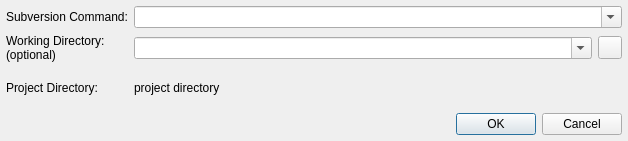
<?xml version="1.0" encoding="UTF-8"?>
<ui version="4.0">
 <class>SvnCommandDialog</class>
 <widget class="QDialog" name="SvnCommandDialog">
  <property name="geometry">
   <rect>
    <x>0</x>
    <y>0</y>
    <width>628</width>
    <height>141</height>
   </rect>
  </property>
  <property name="windowTitle">
   <string>Subversion Command</string>
  </property>
  <layout class="QVBoxLayout">
   <item>
    <layout class="QGridLayout">
     <item row="0" column="0">
      <widget class="QLabel" name="textLabel1">
       <property name="toolTip">
        <string/>
       </property>
       <property name="text">
        <string>Subversion Command:</string>
       </property>
      </widget>
     </item>
     <item row="0" column="1" colspan="2">
      <widget class="QComboBox" name="commandCombo">
       <property name="sizePolicy">
        <sizepolicy hsizetype="Expanding" vsizetype="Fixed">
         <horstretch>0</horstretch>
         <verstretch>0</verstretch>
        </sizepolicy>
       </property>
       <property name="toolTip">
        <string>Enter the Subversion command to be executed with all necessary parameters</string>
       </property>
       <property name="whatsThis">
        <string>&lt;b&gt;Subversion Command&lt;/b&gt;
&lt;p&gt;Enter the Subversion command to be executed including all necessary 
parameters. If a parameter of the commandline includes a space you have to 
surround this parameter by single or double quotes. Do not include the name 
of the subversion client executable (i.e. svn).&lt;/p&gt;</string>
       </property>
       <property name="editable">
        <bool>true</bool>
       </property>
       <property name="insertPolicy">
        <enum>QComboBox::InsertAtTop</enum>
       </property>
       <property name="duplicatesEnabled">
        <bool>false</bool>
       </property>
      </widget>
     </item>
     <item row="1" column="1">
      <widget class="QComboBox" name="workdirCombo">
       <property name="sizePolicy">
        <sizepolicy hsizetype="Expanding" vsizetype="Fixed">
         <horstretch>0</horstretch>
         <verstretch>0</verstretch>
        </sizepolicy>
       </property>
       <property name="toolTip">
        <string>Enter the working directory for the Subversion command</string>
       </property>
       <property name="whatsThis">
        <string>&lt;b&gt;Working directory&lt;/b&gt;
&lt;p&gt;Enter the working directory for the Subversion command.
This is an optional entry. The button to the right will open a 
directory selection dialog.&lt;/p&gt;</string>
       </property>
       <property name="editable">
        <bool>true</bool>
       </property>
       <property name="insertPolicy">
        <enum>QComboBox::InsertAtTop</enum>
       </property>
       <property name="duplicatesEnabled">
        <bool>false</bool>
       </property>
      </widget>
     </item>
     <item row="1" column="0">
      <widget class="QLabel" name="textLabel2">
       <property name="text">
        <string>Working Directory:&lt;br&gt;(optional)</string>
       </property>
      </widget>
     </item>
     <item row="2" column="0">
      <widget class="QLabel" name="textLabel3">
       <property name="sizePolicy">
        <sizepolicy hsizetype="Minimum" vsizetype="Preferred">
         <horstretch>0</horstretch>
         <verstretch>0</verstretch>
        </sizepolicy>
       </property>
       <property name="text">
        <string>Project Directory:</string>
       </property>
      </widget>
     </item>
     <item row="2" column="1" colspan="2">
      <widget class="QLabel" name="projectDirLabel">
       <property name="sizePolicy">
        <sizepolicy hsizetype="Expanding" vsizetype="Preferred">
         <horstretch>0</horstretch>
         <verstretch>0</verstretch>
        </sizepolicy>
       </property>
       <property name="toolTip">
        <string>This shows the root directory of the current project.</string>
       </property>
       <property name="text">
        <string>project directory</string>
       </property>
      </widget>
     </item>
     <item row="1" column="2">
      <widget class="QToolButton" name="dirButton">
       <property name="toolTip">
        <string>Select the working directory via a directory selection dialog</string>
       </property>
       <property name="whatsThis">
        <string>&lt;b&gt;Working directory&lt;/b&gt;
&lt;p&gt;Select the working directory for the Subversion command via a directory selection dialog.&lt;/p&gt;</string>
       </property>
      </widget>
     </item>
    </layout>
   </item>
   <item>
    <widget class="QDialogButtonBox" name="buttonBox">
     <property name="orientation">
      <enum>Qt::Horizontal</enum>
     </property>
     <property name="standardButtons">
      <set>QDialogButtonBox::Cancel|QDialogButtonBox::Ok</set>
     </property>
    </widget>
   </item>
  </layout>
 </widget>
 <layoutdefault spacing="6" margin="6"/>
 <pixmapfunction>qPixmapFromMimeSource</pixmapfunction>
 <tabstops>
  <tabstop>commandCombo</tabstop>
  <tabstop>workdirCombo</tabstop>
  <tabstop>dirButton</tabstop>
  <tabstop>buttonBox</tabstop>
 </tabstops>
 <resources/>
 <connections>
  <connection>
   <sender>buttonBox</sender>
   <signal>accepted()</signal>
   <receiver>SvnCommandDialog</receiver>
   <slot>accept()</slot>
   <hints>
    <hint type="sourcelabel">
     <x>41</x>
     <y>103</y>
    </hint>
    <hint type="destinationlabel">
     <x>49</x>
     <y>129</y>
    </hint>
   </hints>
  </connection>
  <connection>
   <sender>buttonBox</sender>
   <signal>rejected()</signal>
   <receiver>SvnCommandDialog</receiver>
   <slot>reject()</slot>
   <hints>
    <hint type="sourcelabel">
     <x>173</x>
     <y>109</y>
    </hint>
    <hint type="destinationlabel">
     <x>174</x>
     <y>128</y>
    </hint>
   </hints>
  </connection>
 </connections>
</ui>
